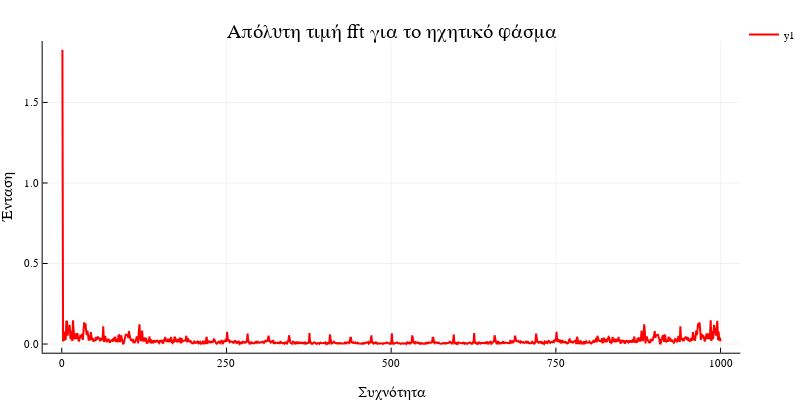

The code cell stored with this chart in its notebook:
### Code cell
plot(abs.(fft(y[1:1000])), xlabel = "Συχνότητα", ylabel = "Ένταση", 
    title = "Απόλυτη τιμή fft για το ηχητικό φάσμα", lc = :red, lw = 2)

### Figure 1 — Plotly figure (JSON) as saved in the notebook; plotly's stock layout.template omitted (floating-point values rounded to 4 significant figures; data arrays with more than 128 entries replaced by an {"elided": "..."} marker saying what was removed)
{"data": [{"colorbar": {"title": ""}, "legendgroup": "y1", "line": {"color": "rgba(255, 0, 0, 1.000)", "dash": "solid", "shape": "linear", "width": 2}, "mode": "lines", "name": "y1", "showlegend": true, "type": "scatter", "x": {"elided": "1000 int values"}, "xaxis": "x1", "y": {"elided": "1000 float values"}, "yaxis": "y1", "zmax": null, "zmin": null}], "layout": {"annotations": [{"font": {"color": "rgba(0, 0, 0, 1.000)", "family": "sans-serif", "size": 20}, "rotation": 0, "showarrow": false, "text": "Απόλυτη τιμή fft για το ηχητικό φάσμα", "x": 0.5262, "xanchor": "center", "xref": "paper", "y": 1, "yanchor": "top", "yref": "paper"}], "height": 400, "legend": {"bgcolor": "rgba(255, 255, 255, 1.000)", "bordercolor": "rgba(0, 0, 0, 1.000)", "font": {"color": "rgba(0, 0, 0, 1.000)", "family": "sans-serif", "size": 11}, "tracegroupgap": 0, "x": 1, "y": 1}, "margin": {"b": 20, "l": 0, "r": 0, "t": 20}, "paper_bgcolor": "rgba(255, 255, 255, 1.000)", "plot_bgcolor": "rgba(255, 255, 255, 1.000)", "showlegend": true, "width": 800, "xaxis": {"anchor": "y1", "domain": [0.05735, 0.9951], "gridcolor": "rgba(0, 0, 0, 0.100)", "gridwidth": 0.5, "linecolor": "rgba(0, 0, 0, 1.000)", "mirror": false, "range": [-28.97, 1030.0], "showgrid": true, "showline": true, "showticklabels": true, "tickangle": 0, "tickcolor": "rgb(0, 0, 0)", "tickfont": {"color": "rgba(0, 0, 0, 1.000)", "family": "sans-serif", "size": 11}, "tickmode": "array", "ticks": "inside", "ticktext": ["0", "250", "500", "750", "1000"], "tickvals": [0, 250, 500, 750, 1000], "title": "Συχνότητα", "titlefont": {"color": "rgba(0, 0, 0, 1.000)", "family": "sans-serif", "size": 15}, "type": "-", "visible": true, "zeroline": false, "zerolinecolor": "rgba(0, 0, 0, 1.000)"}, "yaxis": {"anchor": "x1", "domain": [0.07581, 0.9415], "gridcolor": "rgba(0, 0, 0, 0.100)", "gridwidth": 0.5, "linecolor": "rgba(0, 0, 0, 1.000)", "mirror": false, "range": [-0.05384, 1.881], "showgrid": true, "showline": true, "showticklabels": true, "tickangle": 0, "tickcolor": "rgb(0, 0, 0)", "tickfont": {"color": "rgba(0, 0, 0, 1.000)", "family": "sans-serif", "size": 11}, "tickmode": "array", "ticks": "inside", "ticktext": ["0.0", "0.5", "1.0", "1.5"], "tickvals": [0, 0.5, 1, 1.5], "title": "Ένταση", "titlefont": {"color": "rgba(0, 0, 0, 1.000)", "family": "sans-serif", "size": 15}, "type": "-", "visible": true, "zeroline": false, "zerolinecolor": "rgba(0, 0, 0, 1.000)"}}}
